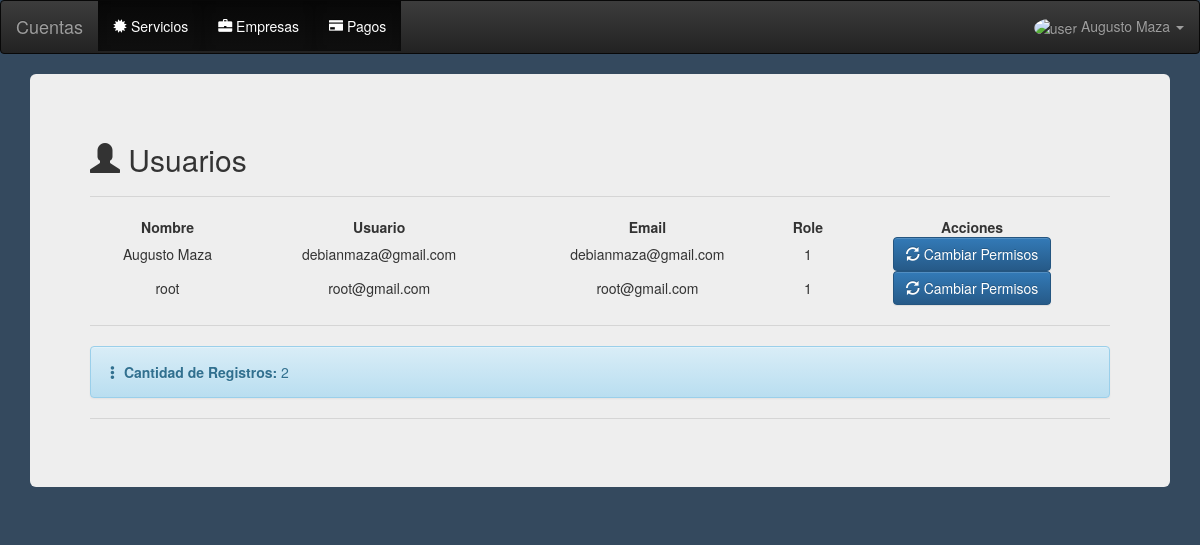
/usuarios (signed in), run on the app's committed database.
### app/models.py (models this page shows)
class User(db.Model, UserMixin):
	id = db.Column(db.Integer, primary_key=True)
	name = db.Column(db.String(150))
	user = db.Column(db.String(150))
	email = db.Column(db.String(150), unique=True)
	password = db.Column(db.String(150))
	avatar = db.Column(db.String(200))
	role = db.Column(db.Integer)

### app/views.py (the view)
@views.route('/usuarios')
@login_required
def usuarios():
	users = User.query
	count = User.query.count()
	return render_template('users.html', users=users, count=count, user=current_user)

### app/__init__.py (called while the page is built)
def create_app():
	app = Flask(__name__)
	app.config['SECRET_KEY'] = 'cuentas'
	app.config['SQLALCHEMY_TRACK_MODIFICATIONS'] = True
	app.config['SQLALCHEMY_DATABASE_URI'] = f'sqlite:///{DB_NAME}'
	db.init_app(app)
	from .views import views
	from .auth import auth
	app.register_blueprint(views, url_prefix='/')
	app.register_blueprint(auth, url_prefix='/')
	from .models import User, Servicios, Empresas, Pagos
	create_database(app)
	login_manager = LoginManager()
	login_manager.login_view = 'auth.login'
	login_manager.init_app(app)
	@login_manager.user_loader
	def load_user(id):
		return User.query.get(int(id))
	return app

### app/templates/users.html (shortened to what this page needs)
{% extends "index.html" %}
{% block content %}
  <div class="container-fluid">
    <div class="jumbotron">
      <h2><span class="glyphicon glyphicon-user" aria-hidden="true"></span> Usuarios</h2><hr>
  <table class="display compact" style="width:100%" id="usersTable">
    <thead>
      <tr>
        <th class='text-nowrap text-center'>Nombre</th>
        <th class='text-nowrap text-center'>Usuario</th>
        <th class='text-nowrap text-center'>Email</th>
        <th class='text-nowrap text-center'>Role</th>
        <th class='text-nowrap text-center'>Acciones</th>
      </tr>
    </thead>
    <tbody>
      {% for usr in users %}
        <tr>
          <td align="center">{{ usr.name }}</td>
          <td align="center">{{ usr.user }}</td>
          <td align="center">{{ usr.email }}</td>
          <td align="center">{{ usr.role }}</td>
          <td class='text-nowrap' align="center">
              <a href="/update_user/{{ usr.id }}" class="btn btn-primary "><span class="glyphicon glyphicon-refresh" aria-hidden="true"></span> Cambiar Permisos</a>
          </td>
        </tr>
      {% endfor %}
    </tbody>
  </table><hr>
  <div class="alert alert-info"><span class="glyphicon glyphicon-option-vertical" aria-hidden="true"></span> <strong>Cantidad de Registros:</strong> {{ count }} </div><hr>
</div>
</div>
{% endblock %}

### app/templates/index.html (shortened to what this page needs)
<!DOCTYPE html>
<html lang="es">
<head>
    <link rel="stylesheet" href="{{ url_for('static', filename='skeleton/css/bootstrap.min.css') }}" >
    <link rel="stylesheet" href="{{ url_for('static', filename='skeleton/css/bootstrap-theme.css') }}" >
    <link rel="stylesheet" href="{{ url_for('static', filename='skeleton/css/bootstrap-theme.min.css') }}" >
    <link rel="stylesheet" href="{{ url_for('static', filename='skeleton/css/scrolling-nav.css') }}" >
    <link rel="stylesheet" href="{{ url_for('static', filename='skeleton/css/index.css') }}" >
    <link rel="stylesheet" href="{{ url_for('static', filename='skeleton/Chart.js/Chart.min.css') }}" >
    <link rel="stylesheet" href="{{ url_for('static', filename='skeleton/Chart.js/Chart.css') }}" >
    <link rel="stylesheet" href="{{ url_for('static', filename='skeleton/css/jquery.dataTables.min.css') }}" >
    <link rel="stylesheet" href="{{ url_for('static', filename='skeleton/dataTables/buttons.dataTables.min.css') }}" >
    <link rel="stylesheet" href="{{ url_for('static', filename='skeleton/css/buttons.dataTables.min.css') }}" >
    <link rel="stylesheet" href="{{ url_for('static', filename='skeleton/css/buttons.bootstrap.min.css') }}" >
    <link rel="stylesheet" href="{{ url_for('static', filename='skeleton/css/jquery.dataTables-1.11.5.min.css') }}" >
    <link rel="stylesheet" href="{{ url_for('static', filename='skeleton/dataTables/fixedColumns.dataTables.min.css') }}" >
</head>
<body style="background-color: #34495e;" onload="nobackbutton();">
<nav class="navbar navbar-inverse">
  <div class="container-fluid">
    <div class="navbar-header">
      {% if user.is_authenticated %}
        <a class="navbar-brand" href="/main">Cuentas</a>
      {% else %}
        <a class="navbar-brand" href="/">Cuentas</a>
      {% endif %}
    </div>
    <ul class="nav navbar-nav">
      {% if user.is_authenticated %}
      <li class="active"><a href="/servicios"><span class="glyphicon glyphicon-certificate" aria-hidden="true"></span> Servicios</a></li>
      <li class="active"><a href="/empresas"><span class="glyphicon glyphicon-briefcase" aria-hidden="true"></span> Empresas</a></li>
      <li class="active"><a href="/pagos/{{ user.id }}"><span class="glyphicon glyphicon-credit-card" aria-hidden="true"></span> Pagos</a></li>
    </ul>
    <ul class="nav navbar-nav navbar-right">
      <li class="dropdown">
        <a class="dropdown-toggle" data-toggle="dropdown" href="#"><img src="{{ url_for('static', filename='uploads/{{user.avatar}}') }}" alt="user" class="avatar"> {{ user.name }}
        <span class="caret"></span></a>
      </li>
    </ul>
      {% else %}
      <li><a href="/sign-up"><span class="glyphicon glyphicon-user"></span> Registrarse</a></li>
      <li><a href="/login"><span class="glyphicon glyphicon-log-in"></span> Ingresar</a></li>
      <li><a href="/password"><span class="glyphicon glyphicon-exclamation-sign"></span> Olvidé mi Password</a></li>
      {% endif %}
  </div>
</nav>
<div class="container-fluid">
  {% block content %}{% endblock %}
</div>
</body>
</html>

### app/static/skeleton/css/index.css (style rules this page uses)
.avatar { vertical-align: middle; horizontal-align: right; width: 32px; height: 32px; border-radius: 60%; }

### data on the page
User: name "Augusto Maza", user "debianmaza@gmail.com", email "debianmaza@gmail.com", role "1"
User: name "root", user "root@gmail.com", email "root@gmail.com", role "1"

### other printed values
{{ count }} "2"
